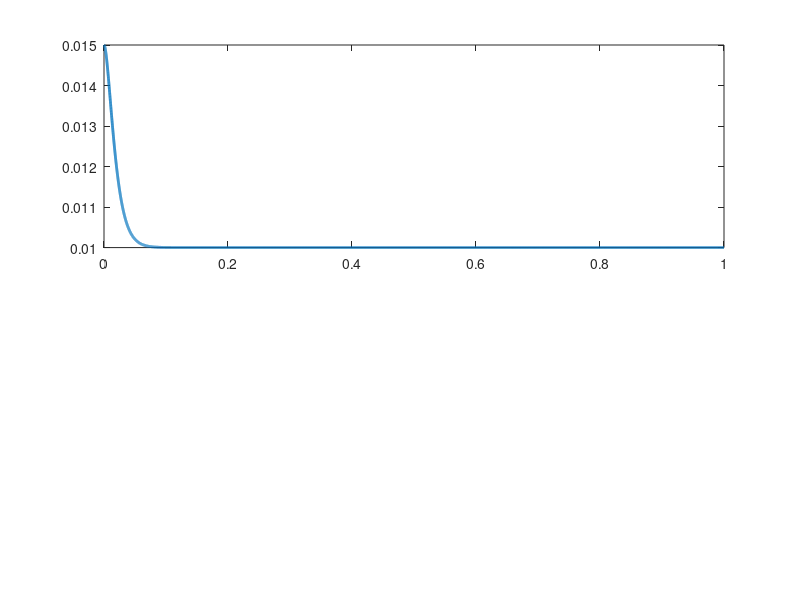

Write the MATLAB code that produced this figure. (Note: this script raises an error after producing the figure.)
clc; close all; clear;

% SYSTEM PARAMETERS (standard set)
m = 0.1;
g = 9.81;
k = 0.0001;
x0 = 0.01;
i0 = x0*sqrt(m*g/k);

% VIRTUAL-INPUT PD GAINS 
wn = 100;      % desired natural frequency 
zeta = 1;      % desired damping ratio 

Kp = wn^2;
Kd = 2*zeta*wn;

fprintf('Feedback linearization PD gains: Kp=%.2f, Kd=%.2f\n', Kp, Kd);

% SIMULATION (TRUE NONLINEAR PLANT)
dt = 0.0001;
T = 1.0;
t = 0:dt:T;
N = length(t);

x = zeros(1,N);
v_ = zeros(1,N);
i_cmd = zeros(1,N);

x(1) = x0 + 0.005;   % a LARGE deviation (5mm) test point:
v_(1) = 0;          

for n = 1:N-1
    pos = x(n);
    vel = v_(n);

    e = pos - x0;
    v = -Kp*e - Kd*vel;

    v = min(v, g - 0.5);   % SATURATE v so (g - v) stays positive 

    i_cmd(n) = pos * sqrt(m*(g - v)/k);   % exact nonlinearity-canceling current

    F = k * i_cmd(n)^2 / pos^2;           % TRUE nonlinear force 
    accel = (m*g - F) / m;

    v_(n+1) = vel + accel*dt;
    x(n+1) = pos + v_(n+1)*dt;

    if isnan(x(n+1)) || abs(x(n+1)) > 10
        fprintf('DIVERGED at t = %.4f s\n', t(n));
        break;
    end
end

% PLOTTING
figure;
subplot(2,1,1);
plot(t, x, 'LineWidth', 2);
yline(x0, '--r');
grid on;
title('Feedback Linearization: Position Response (5mm initial deviation)');
xlabel('Time (s)'); ylabel('Position (m)');

subplot(2,1,2);
plot(t, i_cmd, 'LineWidth', 2);
grid on;
title('Commanded Current');
xlabel('Time (s)'); ylabel('Current (A)');
